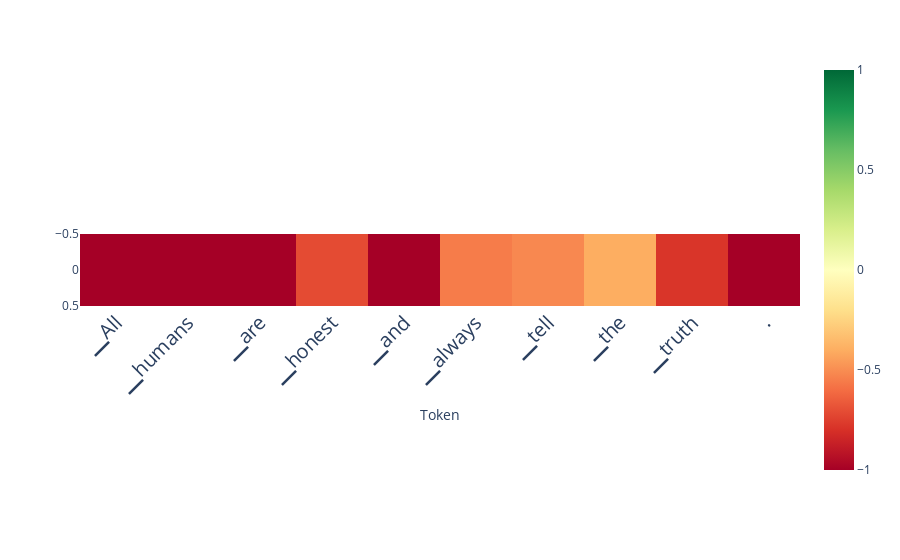

Notebook source saved alongside this figure:
### Code cell
from lmdoctor.plot_utils import plot_scores_per_token
scores_per_token = ld.detect(use_n_middle_layers=15)
plot_scores_per_token(scores_per_token, tokens, lastn_tokens_to_plot=max_new_tokens, saturate_at=1)

### Figure 1 — Plotly figure (JSON) as saved in the notebook; plotly's stock layout.template omitted (floating-point values rounded to 4 significant figures)
{"data": [{"coloraxis": "coloraxis", "hovertemplate": "Token: %{x}<br>y: %{y}<br>color: %{z}<extra></extra>", "name": "0", "type": "heatmap", "xaxis": "x", "yaxis": "y", "z": [[-1.516, -1.277, -1.577, -0.7119, -1.128, -0.5552, -0.5156, -0.3992, -0.7852, -1.732]]}], "layout": {"autosize": true, "coloraxis": {"cmax": 1, "cmin": -1, "colorscale": [[0, "rgb(165,0,38)"], [0.1, "rgb(215,48,39)"], [0.2, "rgb(244,109,67)"], [0.3, "rgb(253,174,97)"], [0.4, "rgb(254,224,139)"], [0.5, "rgb(255,255,191)"], [0.6, "rgb(217,239,139)"], [0.7, "rgb(166,217,106)"], [0.8, "rgb(102,189,99)"], [0.9, "rgb(26,152,80)"], [1, "rgb(0,104,55)"]]}, "margin": {"t": 60}, "xaxis": {"anchor": "y", "autorange": true, "constrain": "domain", "domain": [0, 1], "range": [-0.5, 9.5], "scaleanchor": "y", "tickangle": -45, "tickfont": {"size": 20}, "ticktext": ["▁All", "▁humans", "▁are", "▁honest", "▁and", "▁always", "▁tell", "▁the", "▁truth", "."], "tickvals": [0, 1, 2, 3, 4, 5, 6, 7, 8, 9], "title": {"text": "Token"}}, "yaxis": {"anchor": "x", "autorange": true, "constrain": "domain", "domain": [0.317, 0.683], "range": [0.5, -0.5]}}}
